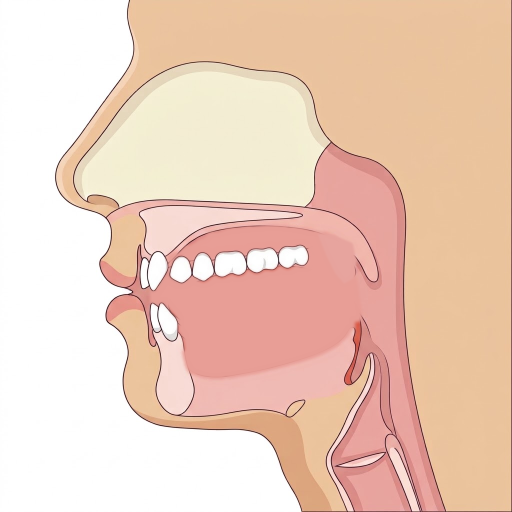
#> input picture app/src/assets/art/side_closed.png, 1024 x 1024 px, given in place of A01_rest.png, which was not available (shown at 1/2 size)
$ python trace_artwork.py
#> lines starting #> are read from the running program, lines starting #| are printed output that depends on the picture; after the words box and inside, x2 and y2 are one past the last pixel; in counts of white or black regions, pixels touching at a corner belong together; pictures that were not available may be replaced by others from this repository, and a replacement may not be noted
#!/usr/bin/env python3
"""Trace the approved artwork (images/A*, B*, C*) into animation data for the viewer.

Outputs
  app/src/assets/art/*.png       clean raster backgrounds (tongue / uvula / lips removed)
  app/src/viewer/artwork.json    resampled contours per state, contact dots from the
                                 annotated images, and a coarse "allowed tongue" grid
                                 used by the anatomical guard test.
Debug overlays go to --debug DIR.

Requires numpy, Pillow, opencv-python-headless.
"""
import argparse, json, sys
from pathlib import Path

import cv2
import numpy as np

ROOT = Path(__file__).resolve().parent.parent
IMG = ROOT / 'images'
ASSETS = ROOT / 'app' / 'src' / 'assets' / 'art'
OUT_JSON = ROOT / 'app' / 'src' / 'viewer' / 'artwork.json'

N_SIDE = 120  # points per side-view tongue contour
N_TOP = 96
N_LIPS = 96

A_FILES = {
    'rest': 'A01_rest', 'throat_mid': 'A02_throat_mid', 'throat_upper': 'A03_throat_upper', 'qaf': 'A04_qaf',
    'kaf': 'A05_kaf', 'jim_shin_ya': 'A06_jim_shin_ya', 'lam_nun_ra': 'A07_lam_nun_ra', 'ghunnah': 'A08_ghunnah',
    'ta_dal_tta': 'A09_ta_dal_tta', 'sad_sin_zay': 'A10_sad_sin_zay', 'tha_dhal_zha': 'A11_tha_dhal_zha',
    'heavy': 'A12_heavy', 'light': 'A13_light', 'alif_open': 'A14_alif_open', 'imalah': 'A15_imalah',
}
B_FILES = {'rest': 'B01_rest', 'sides': 'B02_sides', 'front_edge': 'B03_front_edge', 'tip': 'B04_tip', 'back': 'B05_back'}
C_FILES = {'closed': 'C01_closed', 'rounded': 'C02_rounded', 'teeth_on_lip': 'C03_teeth_on_lip', 'open': 'C04_open', 'narrow': 'C05_narrow'}
# side-view backgrounds by jaw opening
BG_FILES = {'closed': 'A01_rest', 'half': 'A15_imalah', 'open': 'A14_alif_open'}
ANNOTATED_DOTS = [
    'qaf', 'kaf', 'jim_shin_ya', 'lam_nun_ra', 'ghunnah', 'ta_dal_tta', 'sad_sin_zay', 'tha_dhal_zha',
    'throat_upper', 'throat_zones', 'heavy', 'imalah', 'top_tip',
]


def load(name):
#> called with name = 'A01_rest'
    p = IMG / f'{name}.png'
    im = cv2.imread(str(p))
#> im is the input picture: shape (1024, 1024, 3); mean B, G, R 188.5, 206.4, 237.5
    if im is None:
        sys.exit(f'missing {p}')
    return cv2.cvtColor(im, cv2.COLOR_BGR2RGB)


def hsv(rgb):
    return cv2.cvtColor(rgb, cv2.COLOR_RGB2HSV)
#> returned value: shape (1024, 1024, 3); mean H, S, V 11.3, 55.4, 237.5


def red_mask(rgb, smin, vmin=120, hmax=9):
    h, s, v = cv2.split(hsv(rgb))
    return (((h <= hmax) | (h >= 180 - hmax)) & (s >= smin) & (v >= vmin)).astype(np.uint8)


def largest_cc(mask, seed=None):
    n, lab, stats, _ = cv2.connectedComponentsWithStats(mask, 8)
    if n <= 1:
        return np.zeros_like(mask)
    if seed is not None and lab[seed[1], seed[0]] != 0:
        k = lab[seed[1], seed[0]]
    else:
        k = 1 + int(np.argmax(stats[1:, cv2.CC_STAT_AREA]))
    return (lab == k).astype(np.uint8)


def fill_holes(mask):
    h, w = mask.shape
    ff = mask.copy()
    m = np.zeros((h + 2, w + 2), np.uint8)
    cv2.floodFill(ff, m, (0, 0), 1)
    return mask | (1 - ff)


def clean(mask, k=5):
    ker = cv2.getStructuringElement(cv2.MORPH_ELLIPSE, (k, k))
    m = cv2.morphologyEx(mask, cv2.MORPH_CLOSE, ker)
    m = cv2.morphologyEx(m, cv2.MORPH_OPEN, ker)
    return fill_holes(m)


def outer_contour(mask):
    cs, _ = cv2.findContours(mask, cv2.RETR_EXTERNAL, cv2.CHAIN_APPROX_NONE)
    if not cs:
        return None
    c = max(cs, key=cv2.contourArea)
    return c[:, 0, :].astype(np.float64)


def resample_closed(c, n, start='root'):
    """Resample a closed contour to n points by arc length, clockwise (image coords), starting at a canonical point."""
    # orientation: make signed area positive in image coordinates (y down) => clockwise on screen
    x, y = c[:, 0], c[:, 1]
    area = 0.5 * np.sum(x * np.roll(y, -1) - np.roll(x, -1) * y)
    if area < 0:
        c = c[::-1]
    if start == 'root':
        k = int(np.argmax(c[:, 0] + c[:, 1]))  # bottom-right-most
    elif start == 'left':
        k = int(np.argmin(c[:, 0] - 0.05 * c[:, 1]))
    elif start == 'top':
        k = int(np.argmin(c[:, 1] - 0.05 * c[:, 0]))
    else:
        k = 0
    c = np.roll(c, -k, axis=0)
    c = np.vstack([c, c[:1]])
    d = np.sqrt(np.sum(np.diff(c, axis=0) ** 2, axis=1))
    cum = np.concatenate([[0], np.cumsum(d)])
    total = cum[-1]
    out = []
    for i in range(n):
        t = total * i / n
        j = int(np.searchsorted(cum, t, side='right') - 1)
        j = min(j, len(d) - 1)
        f = (t - cum[j]) / d[j] if d[j] > 0 else 0
        out.append(c[j] + (c[j + 1] - c[j]) * f)
    return np.array(out)


# [5 lines left out: function smooth_closed, not called in this run]


def rnd(pts):
    return [[round(float(x), 1), round(float(y), 1)] for x, y in pts]


# [6 lines left out: function flat_fill, not called in this run]


CAVITY = (232, 158, 150)  # mouth interior above the tongue in A01
GUM = (208, 79, 57)  # palate / gum colour in the B images
SKIN = (229, 181, 143)  # face colour in the C images


# [18 lines left out: functions save_png, debug_overlay, not called in this run]


# ---------------------------------------------------------------------------
# Side view (A)

UVULA_POLY = np.array([[636, 468], [668, 470], [704, 486], [712, 520], [706, 556], [688, 566], [672, 548], [652, 508]], np.int32)


def side_tongue_mask(rgb):
    h, s, v = cv2.split(hsv(rgb))
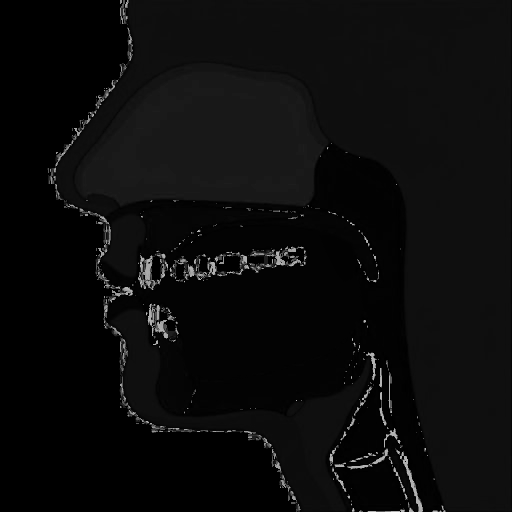
#> h: shape (1024, 1024) (shown at 1/2 size); min 0, max 179, mean 11.3
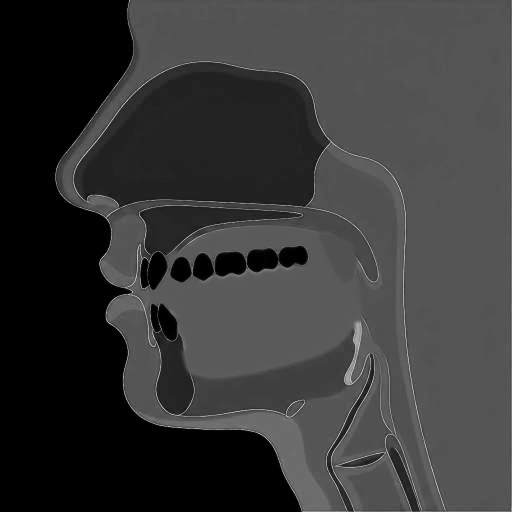
#> s: shape (1024, 1024) (shown at 1/2 size); min 0, max 255, mean 55.4
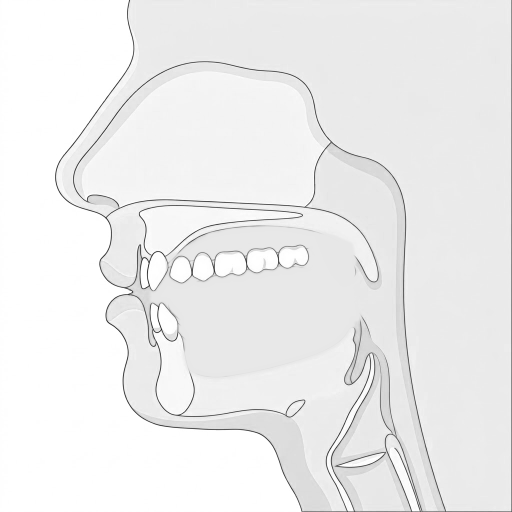
#> v: shape (1024, 1024) (shown at 1/2 size); min 12, max 255, mean 237.5
    m = ((h <= 9) & (s >= 135) & (v >= 120)).astype(np.uint8)
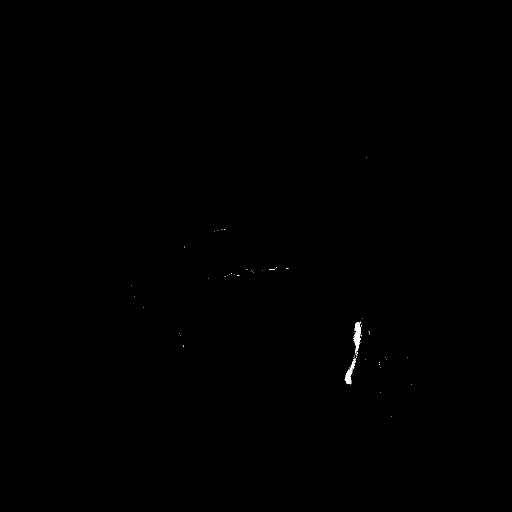
#> m: shape (1024, 1024) (shown at 1/2 size); values 0 (black) and 1 (white), 0.1% white; 62 white regions (60 under 20 px), largest, box (x1, y1, x2, y2) and area: (707, 643, 722, 707) 509, (690, 718, 712, 769) 363
    m[:, :150] = 0  # never the lips
    m[:430, :] = 0  # never the nasal cavity
    m[:, 724:] = 0  # never the pharynx wall
    m[640:, 706:] = 0  # never the pharynx column below the tongue root
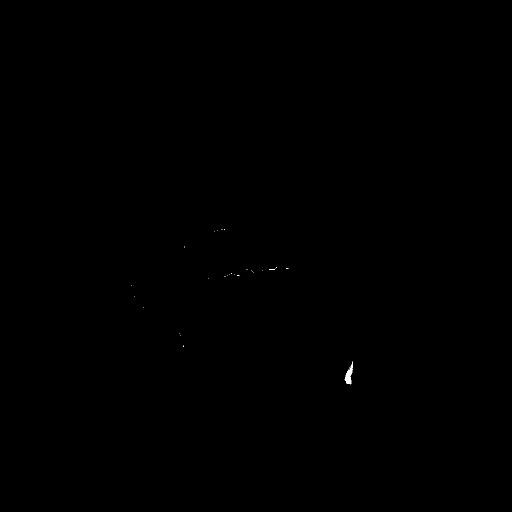
#> m: shape (1024, 1024) (shown at 1/2 size); values 0 (black) and 1 (white), 0.04% white; 34 white regions (33 under 20 px), largest, box (x1, y1, x2, y2) and area: (690, 723, 706, 769) 316
    m[:478, 698:] = 0  # never the soft palate / upper pharynx
    m[:472, 680:] = 0
    m[790:, :] = 0
    return body_component(m, 15)


def body_component(m, k):
    """The main body of a mask: open with a large kernel to cut thin bridges, keep the largest piece, restore detail."""
    ker = cv2.getStructuringElement(cv2.MORPH_ELLIPSE, (k, k))
    core = largest_cc(cv2.morphologyEx(m, cv2.MORPH_OPEN, ker))
#> in largest_cc, `n, lab, stats, _ = cv2.connectedComponentsWithStats(mask, 8)`: lab: shape (1024, 1024) int32; every value is 0
#> in largest_cc, `n, lab, stats, _ = cv2.connectedComponentsWithStats(mask, 8)`: n = 1; stats = [[0, 0, 1024, 1024, 1048576]]
#> in largest_cc, `n, lab, stats, _ = cv2.connectedComponentsWithStats(mask, 8)`: mask: shape (1024, 1024); every value is 0
    m = m & cv2.dilate(core, cv2.getStructuringElement(cv2.MORPH_ELLIPSE, (k + 4, k + 4)))
    return clean(largest_cc(m), 7)
#> in fill_holes, `cv2.floodFill(ff, m, (0, 0), 1)`: ff: shape (1024, 1024); every value is 1


def trace_side(debug):
    tongues, masks = {}, {}
    for key, f in A_FILES.items():
        rgb = load(f)
        m = side_tongue_mask(rgb)
        c = outer_contour(m)
#> in outer_contour, `cs, _ = cv2.findContours(mask, cv2.RETR_EXTERNAL, cv2.CHAIN_APPROX_NONE)`: cs = []
        pts = smooth_closed(resample_closed(c, N_SIDE, 'root'))
        tongues[key] = rnd(pts)
        masks[key] = m
        if debug:
            debug_overlay(rgb, [(pts, (0, 255, 0))], debug / f'side_{key}.png')
    union = np.zeros_like(masks['rest'])
    for m in masks.values():
        union |= m
    union = cv2.dilate(union, cv2.getStructuringElement(cv2.MORPH_ELLIPSE, (9, 9)))
    uv = np.zeros_like(union)
    cv2.fillPoly(uv, [UVULA_POLY], 1)
    backgrounds = {}
    for key, f in BG_FILES.items():
        rgb = load(f)
        # teeth overlay: white-ish pixels inside the dental box, drawn above the tongue
        h, s, v = cv2.split(hsv(rgb))
        teeth = ((s < 60) & (v > 150)).astype(np.uint8)
        box = np.zeros_like(teeth)
        box[470:700, 255:640] = 1
        teeth &= box
        n, lab, stats, _ = cv2.connectedComponentsWithStats(teeth, 8)
        keep = np.zeros_like(teeth)
        for k in range(1, n):
            a = stats[k, cv2.CC_STAT_AREA]
            if 150 < a < 9000:
                keep[lab == k] = 1
        keep_d = cv2.dilate(keep, cv2.getStructuringElement(cv2.MORPH_ELLIPSE, (5, 5)))
        alpha = cv2.GaussianBlur(keep_d * 255, (3, 3), 0)
        save_png(ASSETS / f'teeth_{key}.png', rgb, alpha)
        fill = union.copy()
        fill[:, :300] = 0  # the lips stay; the protruding tip is drawn over them
        fill[keep_d == 1] = 0  # the teeth stay in the background too
        bg = flat_fill(rgb, fill, CAVITY)
        bg = flat_fill(bg, uv, (231, 164, 158), 2)  # uvula removed; drawn as a vector so it can rise
        save_png(ASSETS / f'side_{key}.png', bg)
        backgrounds[key] = f
        if debug:
            save_png(debug / f'bg_{key}.png', bg)
    # allowed-region grid for the guard test (union of all keyframe masks, generous margin)
    allowed = cv2.dilate(union, cv2.getStructuringElement(cv2.MORPH_ELLIPSE, (31, 31)))
    grid = cv2.resize(allowed, (128, 128), interpolation=cv2.INTER_AREA)
    grid = (grid > 0).astype(np.uint8)
    rows = [''.join('1' if v else '0' for v in row) for row in grid]
    return {'size': [1024, 1024], 'tongues': tongues, 'backgrounds': backgrounds, 'allowed': {'cols': 128, 'rows': 128, 'bits': rows}}


# ---------------------------------------------------------------------------
# Top view (B)

# [200 lines left out: functions top_tongue_mask, trace_top, lips_layers, split_teeth, poly_or_degenerate, lip_line and 2 more, not called in this run]


def main():
    ap = argparse.ArgumentParser()
    ap.add_argument('--debug', type=Path)
    args = ap.parse_args()
    data = {
        'side': trace_side(args.debug),
        'top': trace_top(args.debug),
        'lips': trace_lips(args.debug),
        'marks': trace_dots(),
    }
    OUT_JSON.parent.mkdir(parents=True, exist_ok=True)
    json.dump(data, open(OUT_JSON, 'w'), separators=(',', ':'))
    print(f'wrote {OUT_JSON.relative_to(ROOT)} ({OUT_JSON.stat().st_size // 1024} KB) and {len(list(ASSETS.glob("*.png")))} PNGs in {ASSETS.relative_to(ROOT)}')
    for k, v in data['marks'].items():
        print(f'  marks {k:14s} dots={v["dots"]} rings={v["rings"]}')


if __name__ == '__main__':
#> (the run stopped early here; a loop or call above may not have finished)
